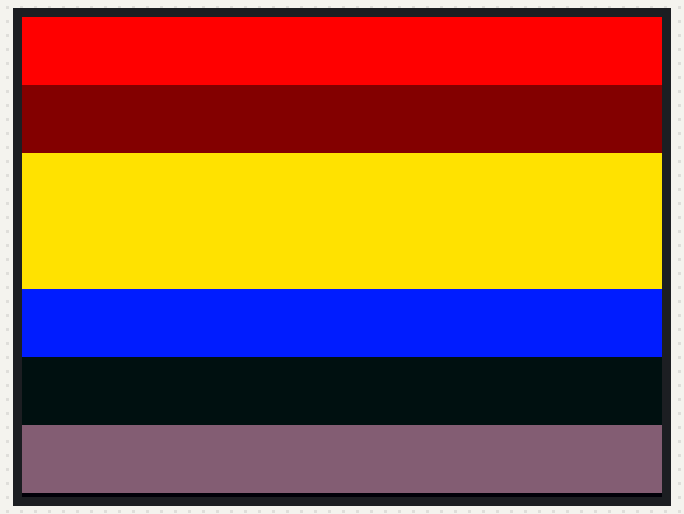
The sketch below on a simulated Arduino Uno, built with avr-gcc and run on an emulated ATmega328P. On the bench: 320×240 colour display.

Above: at 0.3 s.

The sketch:

rainbowcolorfulstrips.ino
```cpp
#include <MCUFRIEND_kbv.h> // Include the MCUFRIEND_kbv Library
#include <Adafruit_GFX.h>  // Include the Adafruit Graphics Library

// Pin definitions for TFT display
#define LCD_CS A3
#define LCD_CD A2
#define LCD_WR A1
#define LCD_RD A0
#define LCD_RST A4

// Initialize the TFT display
MCUFRIEND_kbv tft;

void setup()
{
    // Initialize the TFT display
    tft.begin(0x9341); // Pass the display controller ID

    // Set the rotation of the display (optional)
    tft.setRotation(1);

    // Set the text color
    tft.setTextColor(0x878623); // Royal gold

    // Set the text size
    tft.setTextSize(2);

    // Fill the screen with rainbow (VIBGYOR) colors
    rainbowBackground();
    delay(2000);
}

void loop()
{
    // Empty loop
}

void rainbowBackground()
{
    int colors[] = {0xF800, 0xFF8000, 0xFFFF00, 0x00FF00, 0x0000FF, 0x4B0082, 0xEE82EE}; // Rainbow (VIBGYOR) colors

    int sectionSize = tft.height() / 7; // Divide the screen height into 7 sections for each color

    for (int y = 0; y < tft.height(); y++)
    {
        int section = y / sectionSize;
        int color = colors[section];

        tft.drawFastHLine(0, y, tft.width(), color);
    }
}
```
